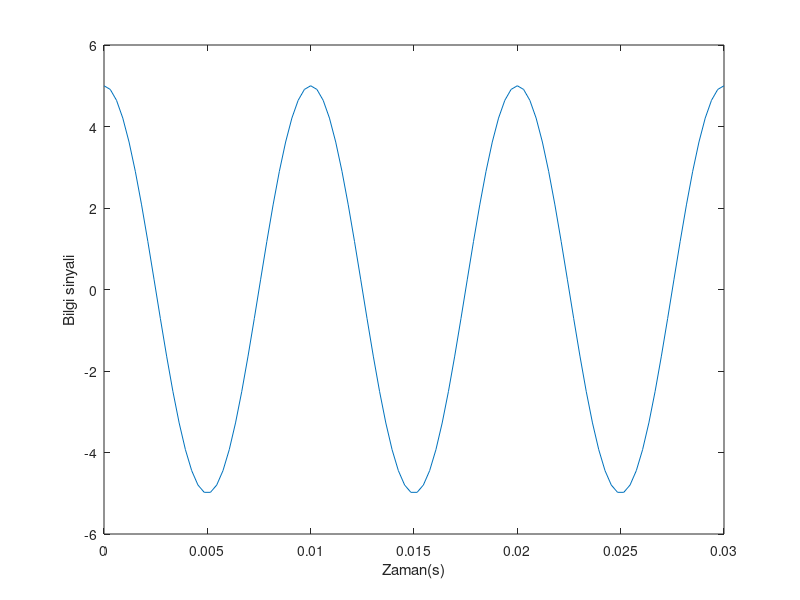

This figure's MATLAB source:
%cos(200*pi*t) sinyalin oluşturulması
f = 100;
T=1/f;
t = linspace(0,3*T);
s2 = 5*cos(200*pi*t);
plot(t,s2)
xlabel ( 'Zaman(s)')
ylabel ( 'Bilgi sinyali')
